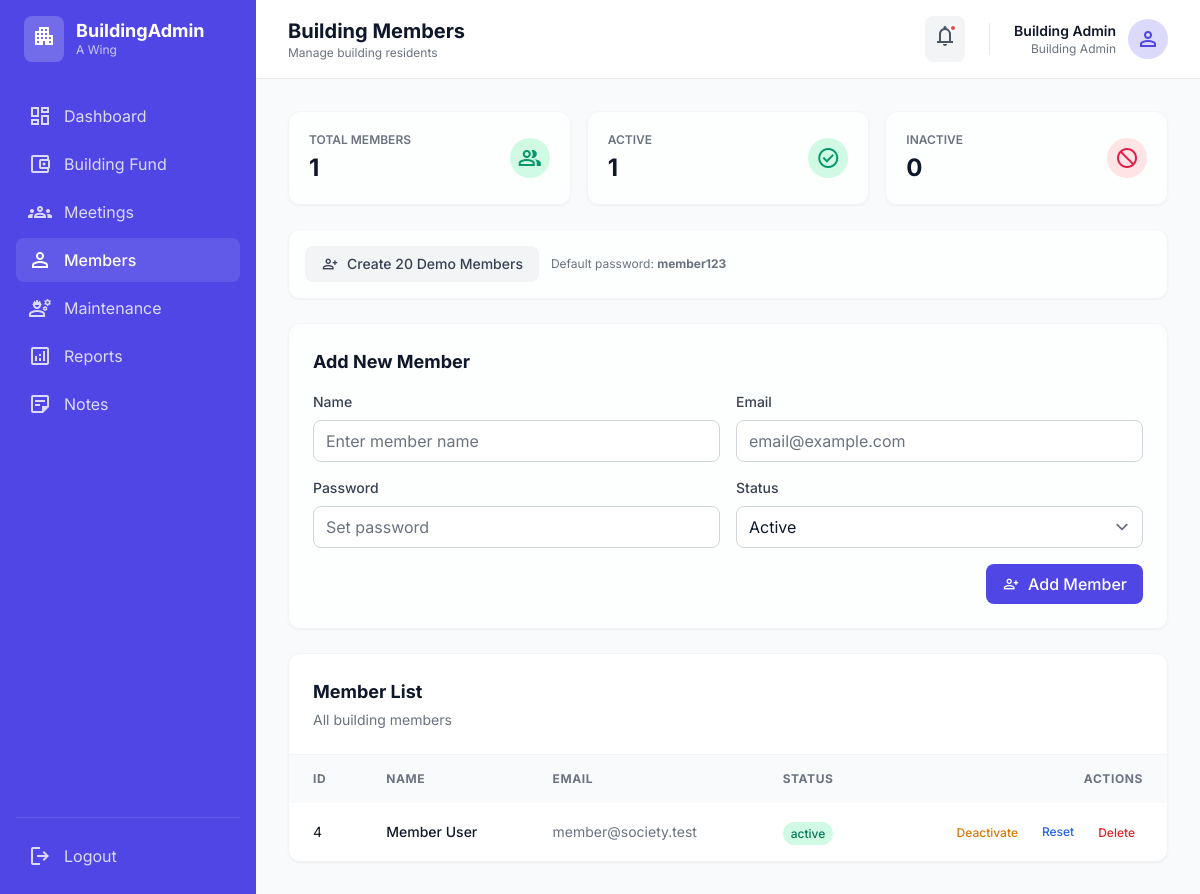
Screenshot of /backend/building/members.php (signed in) with the database file from the repository.
### tables this page shows
CREATE TABLE IF NOT EXISTS buildings (
  id INT UNSIGNED AUTO_INCREMENT PRIMARY KEY,
  society_id INT UNSIGNED NOT NULL,
  building_name VARCHAR(150) NOT NULL,
  CONSTRAINT fk_buildings_society FOREIGN KEY (society_id) REFERENCES society(id)
    ON UPDATE CASCADE ON DELETE CASCADE
);

CREATE TABLE IF NOT EXISTS users (
  id INT UNSIGNED AUTO_INCREMENT PRIMARY KEY,
  name VARCHAR(150) NOT NULL,
  email VARCHAR(190) NOT NULL,
  password VARCHAR(255) NOT NULL,
  role ENUM('society_admin','society_pramukh','building_admin','member') NOT NULL,
  society_id INT UNSIGNED NULL,
  building_id INT UNSIGNED NULL,
  status ENUM('active','inactive') NOT NULL DEFAULT 'active',
  created_at DATETIME NOT NULL DEFAULT CURRENT_TIMESTAMP,
  last_login DATETIME NULL,
  UNIQUE KEY uq_users_email (email),
  KEY idx_users_role (role),
  KEY idx_users_society (society_id),
  KEY idx_users_building (building_id),
  KEY idx_users_last_login (last_login),
  CONSTRAINT fk_users_society FOREIGN KEY (society_id) REFERENCES society(id)
    ON UPDATE CASCADE ON DELETE SET NULL,
  CONSTRAINT fk_users_building FOREIGN KEY (building_id) REFERENCES buildings(id)
    ON UPDATE CASCADE ON DELETE SET NULL
);

### backend/config/auth.php (called while the page is built, shortened)
<?php
function current_user(): ?array
{
    return $_SESSION['user'] ?? null;
}
function e(string $value): string
{
    return htmlspecialchars($value, ENT_QUOTES, 'UTF-8');
}

### backend/building/members.php (the view, shortened to what this page needs)
<?php
require_once __DIR__ . '/../config/auth.php';
$buildingId = require_building_scope();
$stmt = $pdo->prepare("SELECT id, name, email, status, created_at FROM users WHERE building_id = ? AND role='member' ORDER BY id DESC");
$stmt->execute([$buildingId]);
$rows = $stmt->fetchAll();
$user = current_user();
$stmt = $pdo->prepare('SELECT building_name FROM buildings WHERE id = ?');
$stmt->execute([$buildingId]);
$building = $stmt->fetch();
$activeCount = 0;
$inactiveCount = 0;
foreach ($rows as $r) {
    if ($r['status'] === 'active') $activeCount++;
    else $inactiveCount++;
}
?>
<!DOCTYPE html>
<html class="light" lang="en">
<head>
    <script src="https://cdn.tailwindcss.com?plugins=forms,container-queries"></script>
</head>
<body class="bg-background-light dark:bg-background-dark font-display text-[#0f172a] dark:text-gray-100">
<div class="flex h-screen overflow-hidden">
    <aside class="w-64 flex-shrink-0 bg-primary text-white flex flex-col justify-between p-4 h-full">
        <div class="flex flex-col gap-8">
            <div class="flex items-center gap-3 px-2">
                <div class="bg-white/20 p-2 rounded-lg">
                    <span class="material-symbols-outlined text-white">apartment</span>
                </div>
                <div class="flex flex-col">
                    <h1 class="text-white text-lg font-bold leading-tight">BuildingAdmin</h1>
                    <p class="text-white/70 text-xs font-normal"><?php echo e($building['building_name'] ?? ''); ?></p>
                </div>
            </div>
            <nav class="flex flex-col gap-1">
                <a href="dashboard.php" class="flex items-center gap-3 px-3 py-2.5 rounded-lg hover:bg-white/5 text-white/80 transition-colors"><span class="material-symbols-outlined">dashboard</span><span>Dashboard</span></a>
                <a href="fund.php" class="flex items-center gap-3 px-3 py-2.5 rounded-lg hover:bg-white/5 text-white/80 transition-colors"><span class="material-symbols-outlined">account_balance_wallet</span><span>Building Fund</span></a>
                <a href="meetings.php" class="flex items-center gap-3 px-3 py-2.5 rounded-lg hover:bg-white/5 text-white/80 transition-colors"><span class="material-symbols-outlined">groups</span><span>Meetings</span></a>
                <a href="members.php" class="flex items-center gap-3 px-3 py-2.5 rounded-lg bg-white/10 text-white font-medium"><span class="material-symbols-outlined">person</span><span>Members</span></a>
                <a href="maintenance.php" class="flex items-center gap-3 px-3 py-2.5 rounded-lg hover:bg-white/5 text-white/80 transition-colors"><span class="material-symbols-outlined">engineering</span><span>Maintenance</span></a>
                <a href="reports.php" class="flex items-center gap-3 px-3 py-2.5 rounded-lg hover:bg-white/5 text-white/80 transition-colors"><span class="material-symbols-outlined">analytics</span><span>Reports</span></a>
                <a href="notes.php" class="flex items-center gap-3 px-3 py-2.5 rounded-lg hover:bg-white/5 text-white/80 transition-colors"><span class="material-symbols-outlined">sticky_note_2</span><span>Notes</span></a>
            </nav>
        </div>
        <div class="pt-4 border-t border-white/10">
            <a href="../auth/logout.php" class="flex items-center gap-3 px-3 py-2.5 rounded-lg hover:bg-white/5 text-white/80 transition-colors"><span class="material-symbols-outlined">logout</span><span>Logout</span></a>
        </div>
    </aside>
    <main class="flex-1 flex flex-col overflow-y-auto">
        <header class="flex items-center justify-between px-8 py-4 border-b border-gray-200 dark:border-gray-800 bg-white dark:bg-slate-900 sticky top-0 z-10">
            <div class="flex items-center gap-6 flex-1">
                <div>
                    <h2 class="text-[#0f172a] dark:text-white text-xl font-bold">Building Members</h2>
                    <p class="text-xs text-gray-500 dark:text-gray-400">Manage building residents</p>
                </div>
            </div>
            <div class="flex items-center gap-4">
                <button class="p-2 bg-gray-100 dark:bg-gray-800 rounded-lg text-gray-600 dark:text-gray-400 relative"><span class="material-symbols-outlined">notifications</span><span class="absolute top-2 right-2 w-2 h-2 bg-red-500 rounded-full border-2 border-white dark:border-gray-900"></span></button>
                <div class="flex items-center gap-3">
                    <div class="text-right hidden sm:block">
                        <p class="text-sm font-semibold text-[#0f172a] dark:text-white"><?php echo e($user['name'] ?? 'Building Admin'); ?></p>
                        <p class="text-xs text-gray-500">Building Admin</p>
                    </div>
                    <div class="relative">
                        <button onclick="toggleProfileMenu()" class="w-10 h-10 rounded-full bg-primary/20 flex items-center justify-center hover:bg-primary/30 transition-colors"><span class="material-symbols-outlined text-primary">person</span></button>
                    </div>
                </div>
            </div>
        </header>
        <div class="p-8 flex flex-col gap-6">
            <div class="grid grid-cols-1 sm:grid-cols-3 gap-4">
                <div class="glass-card rounded-xl p-5 shadow-sm border border-gray-100 dark:border-gray-800">
                    <div class="flex items-center justify-between">
                        <div><p class="text-xs font-semibold text-gray-500 uppercase">Total Members</p><p class="mt-1 text-2xl font-bold text-[#0f172a] dark:text-white"><?php echo count($rows); ?></p></div>
                        <div class="w-10 h-10 rounded-full bg-emerald-100 dark:bg-emerald-900/30 flex items-center justify-center text-emerald-600 dark:text-emerald-400"><span class="material-symbols-outlined">group</span></div>
                    </div>
                </div>
                <div class="glass-card rounded-xl p-5 shadow-sm border border-gray-100 dark:border-gray-800">
                    <div class="flex items-center justify-between">
                        <div><p class="text-xs font-semibold text-gray-500 uppercase">Active</p><p class="mt-1 text-2xl font-bold text-[#0f172a] dark:text-white"><?php echo $activeCount; ?></p></div>
                        <div class="w-10 h-10 rounded-full bg-emerald-100 dark:bg-emerald-900/30 flex items-center justify-center text-emerald-600 dark:text-emerald-400"><span class="material-symbols-outlined">check_circle</span></div>
                    </div>
                </div>
                <div class="glass-card rounded-xl p-5 shadow-sm border border-gray-100 dark:border-gray-800">
                    <div class="flex items-center justify-between">
                        <div><p class="text-xs font-semibold text-gray-500 uppercase">Inactive</p><p class="mt-1 text-2xl font-bold text-[#0f172a] dark:text-white"><?php echo $inactiveCount; ?></p></div>
                        <div class="w-10 h-10 rounded-full bg-rose-100 dark:bg-rose-900/30 flex items-center justify-center text-rose-600 dark:text-rose-400"><span class="material-symbols-outlined">block</span></div>
                    </div>
                </div>
            </div>
            <div class="glass-card rounded-xl p-4 shadow-sm border border-gray-100 dark:border-gray-800">
                <form method="post" action="" class="flex items-center gap-3">
                    <button type="submit" onclick="return confirm('Create 20 demo members with password member123?');" class="inline-flex items-center gap-2 px-4 py-2 bg-gray-100 dark:bg-gray-800 text-gray-700 dark:text-gray-300 rounded-lg hover:bg-gray-200 dark:hover:bg-gray-700 transition-colors font-medium text-sm">
                        <span class="material-symbols-outlined text-[18px]">person_add</span>
                        Create 20 Demo Members
                    </button>
                    <span class="text-xs text-gray-500">Default password: <strong>member123</strong></span>
                </form>
            </div>
            <div class="glass-card rounded-xl p-6 shadow-sm border border-gray-100 dark:border-gray-800">
                <h3 class="text-lg font-bold text-[#0f172a] dark:text-white mb-4">Add New Member</h3>
                <form method="post" action="" class="space-y-4">
                    <div class="grid grid-cols-1 md:grid-cols-2 gap-4">
                        <div><label class="block text-sm font-medium text-gray-700 dark:text-gray-300 mb-2">Name</label><input type="text" name="name" value="<?php echo e($_POST['name'] ?? ''); ?>" required class="w-full px-3 py-2 border border-gray-300 dark:border-gray-600 rounded-lg focus:ring-2 focus:ring-primary/20 focus:border-transparent dark:bg-gray-800 dark:text-white" placeholder="Enter member name"></div>
                        <div><label class="block text-sm font-medium text-gray-700 dark:text-gray-300 mb-2">Email</label><input type="email" name="email" value="<?php echo e($_POST['email'] ?? ''); ?>" required class="w-full px-3 py-2 border border-gray-300 dark:border-gray-600 rounded-lg focus:ring-2 focus:ring-primary/20 focus:border-transparent dark:bg-gray-800 dark:text-white" placeholder="email@example.com"></div>
                        <div><label class="block text-sm font-medium text-gray-700 dark:text-gray-300 mb-2">Password</label><input type="password" name="password" required class="w-full px-3 py-2 border border-gray-300 dark:border-gray-600 rounded-lg focus:ring-2 focus:ring-primary/20 focus:border-transparent dark:bg-gray-800 dark:text-white" placeholder="Set password"></div>
                        <div><label class="block text-sm font-medium text-gray-700 dark:text-gray-300 mb-2">Status</label><select name="status" required class="w-full px-3 py-2 border border-gray-300 dark:border-gray-600 rounded-lg focus:ring-2 focus:ring-primary/20 focus:border-transparent dark:bg-gray-800 dark:text-white"><option value="active">Active</option><option value="inactive">Inactive</option></select></div>
                    </div>
                    <div class="flex justify-end"><button type="submit" class="inline-flex items-center gap-2 px-4 py-2 bg-primary text-white rounded-lg hover:bg-primary/90 transition-colors font-medium"><span class="material-symbols-outlined text-[18px]">person_add</span>Add Member</button></div>
                </form>
            </div>
            <div class="bg-white dark:bg-slate-900 rounded-xl shadow-sm border border-gray-100 dark:border-gray-800 overflow-hidden">
                <div class="p-6 border-b border-gray-100 dark:border-gray-800">
                    <h3 class="text-lg font-bold text-[#0f172a] dark:text-white">Member List</h3>
                    <p class="text-sm text-gray-500 mt-1">All building members</p>
                </div>
                <div class="overflow-x-auto">
                    <table class="w-full text-left border-collapse">
                        <thead class="bg-gray-50 dark:bg-gray-800/50">
                            <tr><th class="px-6 py-4 text-xs font-bold text-gray-500 uppercase tracking-wider">ID</th><th class="px-6 py-4 text-xs font-bold text-gray-500 uppercase tracking-wider">Name</th><th class="px-6 py-4 text-xs font-bold text-gray-500 uppercase tracking-wider">Email</th><th class="px-6 py-4 text-xs font-bold text-gray-500 uppercase tracking-wider">Status</th><th class="px-6 py-4 text-xs font-bold text-gray-500 uppercase tracking-wider text-right">Actions</th></tr>
                        </thead>
                        <tbody class="divide-y divide-gray-100 dark:divide-gray-800">
                            <?php foreach ($rows as $r): ?>
                                <tr class="hover:bg-gray-50 dark:hover:bg-gray-800/30 transition-colors">
                                    <td class="px-6 py-4 text-sm text-gray-900 dark:text-white"><?php echo e((string)$r['id']); ?></td>
                                    <td class="px-6 py-4 text-sm text-gray-900 dark:text-white font-medium"><?php echo e($r['name']); ?></td>
                                    <td class="px-6 py-4 text-sm text-gray-500 dark:text-gray-400"><?php echo e($r['email']); ?></td>
                                    <td class="px-6 py-4"><span class="px-2 py-1 rounded-full text-xs font-medium <?php echo $r['status'] === 'active' ? 'bg-emerald-100 text-emerald-700 dark:bg-emerald-900/30 dark:text-emerald-200' : 'bg-rose-100 text-rose-700 dark:bg-rose-900/30 dark:text-rose-200'; ?>"><?php echo e($r['status']); ?></span></td>
                                    <td class="px-6 py-4 text-right">
                                        <div class="flex items-center justify-end gap-2">
                                            <form method="post" action="" class="inline"><button type="submit" class="px-2 py-1 text-xs font-medium <?php echo $r['status'] === 'active' ? 'text-amber-600 dark:text-amber-400 hover:bg-amber-50 dark:hover:bg-amber-900/20' : 'text-emerald-600 dark:text-emerald-400 hover:bg-emerald-50 dark:hover:bg-emerald-900/20'; ?> rounded transition-colors"><?php echo ($r['status'] === 'active') ? 'Deactivate' : 'Activate'; ?></button></form>
                                            <button onclick="document.getElementById('resetModal<?php echo $r['id']; ?>').classList.remove('hidden')" class="px-2 py-1 text-xs font-medium text-blue-600 dark:text-blue-400 hover:bg-blue-50 dark:hover:bg-blue-900/20 rounded transition-colors">Reset</button>
                                            <form method="post" action="" onsubmit="return confirm('Delete this member?');" class="inline"><button type="submit" class="px-2 py-1 text-xs font-medium text-red-600 dark:text-red-400 hover:bg-red-50 dark:hover:bg-red-900/20 rounded transition-colors">Delete</button></form>
                                        </div>
                                    </td>
                                </tr>
                            <?php endforeach; ?>
                        </tbody>
                    </table>
                </div>
            </div>
        </div>
    </main>
</div>
</body>
</html>

### backend/building/members.php (style rules this page uses)
.glass-card { background: rgba(255, 255, 255, 0.7); backdrop-filter: blur(10px); border: 1px solid rgba(255, 255, 255, 0.2); }

### rows the page displays
buildings: building_name "A Wing"
users: id "4", name "Member User", email "member@society.test", status "active", shows "Deactivate"

### other values shown
$user['name'] "Building Admin"
count($rows) "1"
$activeCount "1"
$inactiveCount "0"
